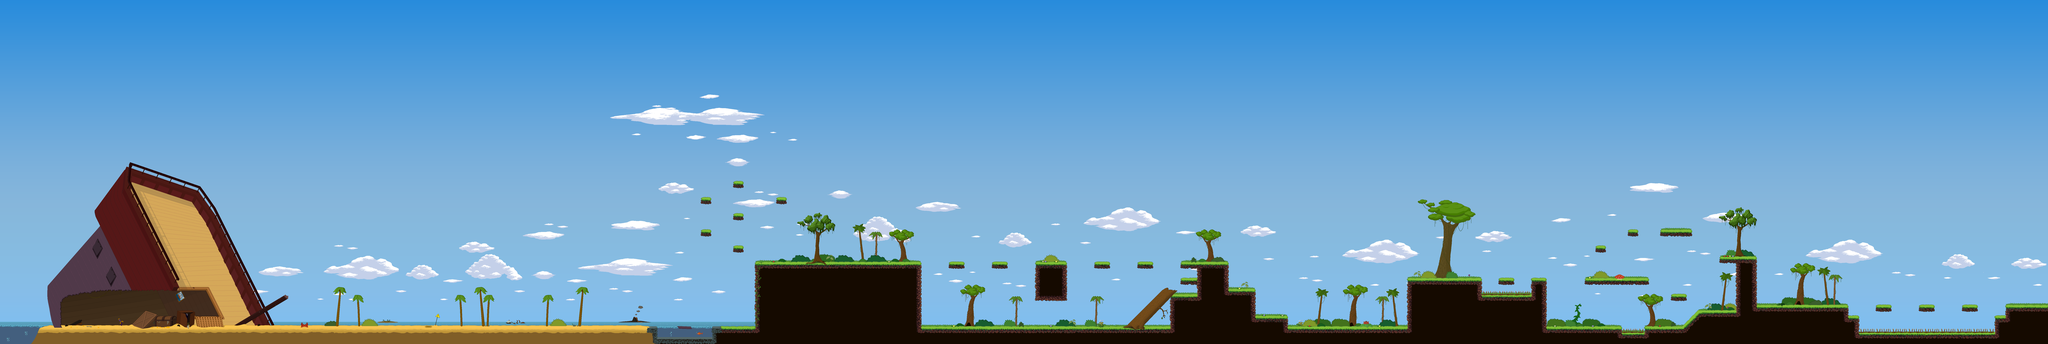

Tiled map render using the project's own tile images. Description and the map definition, with tile-layer contents summarised, below:
An orthogonal 380x64 tile map with 32x32 px tiles, 22 tile layers (NextLevel, sky, back, clouds2, ...), 3 hidden layers not drawn, 15 tilesets and 71 objects (26x stair, 19x trap, 12x rope, 10x zombie, 3x platform, ...).

<map version="1.0" orientation="orthogonal" renderorder="right-down" width="380" height="64" tilewidth="32" tileheight="32" nextobjectid="306">
 <tileset firstgid="1" name="test_tiles" tilewidth="32" tileheight="32" tilecount="3" columns="3">
  <image source="../../maps/test_tiles.png" width="126" height="32" />
  <tile id="0">
   <properties>
    <property name="Points" value="1" />
   </properties>
  </tile>
 </tileset>
 <tileset firstgid="4" name="enemies" tilewidth="32" tileheight="32" tilecount="2" columns="2">
  <image source="../../maps/enemies.png" width="64" height="32" />
 </tileset>
 <tileset firstgid="6" name="ground0" tilewidth="32" tileheight="32" tilecount="360" columns="30">
  <image source="tiles/ground/ground0.png" width="960" height="384" />
 </tileset>
 <tileset firstgid="366" name="ground1" tilewidth="32" tileheight="32" tilecount="600" columns="30">
  <image source="tiles/ground/ground1.png" width="960" height="640" />
 </tileset>
 <tileset firstgid="966" name="sky" tilewidth="32" tileheight="32" tilecount="576" columns="24">
  <image source="tiles/ground/sky.png" width="768" height="768" />
 </tileset>
 <tileset firstgid="1542" name="sand0" tilewidth="32" tileheight="32" tilecount="360" columns="30">
  <image source="tiles/ground/sand0.png" width="960" height="384" />
 </tileset>
 <tileset firstgid="1902" name="sand1" tilewidth="32" tileheight="32" tilecount="600" columns="30">
  <image source="tiles/ground/sand1.png" width="960" height="640" />
 </tileset>
 <tileset firstgid="2502" name="ship" tilewidth="32" tileheight="32" tilecount="4512" columns="94">
  <image source="tiles/ship/ship.png" width="3008" height="1536" />
 </tileset>
 <tileset firstgid="7014" name="Traps" tilewidth="32" tileheight="32" tilecount="4512" columns="94">
  <image source="tiles/traps/Traps.png" width="3008" height="1536" />
 </tileset>
 <tileset firstgid="11526" name="Things" tilewidth="32" tileheight="32" tilecount="4512" columns="94">
  <image source="tiles/things/Things.png" width="3008" height="1536" />
  <tile id="1943">
   <animation>
    <frame tileid="1944" duration="5000" />
    <frame tileid="1943" duration="400" />
   </animation>
  </tile>
  <tile id="3131">
   <properties>
    <property name="Points" type="int" value="1" />
   </properties>
   <animation>
    <frame tileid="3132" duration="150" />
    <frame tileid="3133" duration="150" />
    <frame tileid="3134" duration="150" />
    <frame tileid="3135" duration="150" />
    <frame tileid="3136" duration="150" />
    <frame tileid="3137" duration="150" />
    <frame tileid="3138" duration="150" />
    <frame tileid="3139" duration="150" />
    <frame tileid="3140" duration="150" />
    <frame tileid="3141" duration="150" />
    <frame tileid="3142" duration="150" />
    <frame tileid="3143" duration="150" />
    <frame tileid="3144" duration="150" />
    <frame tileid="3145" duration="150" />
    <frame tileid="3146" duration="150" />
    <frame tileid="3147" duration="150" />
   </animation>
  </tile>
 </tileset>
 <tileset firstgid="16038" name="Sky" tilewidth="32" tileheight="32" tilecount="4512" columns="94">
  <image source="tiles/sky/Sky.png" width="3008" height="1536" />
 </tileset>
 <tileset firstgid="20550" name="sand2" tilewidth="32" tileheight="32" tilecount="600" columns="30">
  <image source="tiles/ground/sand2.png" width="960" height="640" />
 </tileset>
 <tileset firstgid="21150" name="rock1" tilewidth="32" tileheight="32" tilecount="600" columns="30">
  <image source="tiles/ground/rock1.png" width="960" height="640" />
 </tileset>
 <tileset firstgid="21750" name="backpicture" tilewidth="32" tileheight="32" tilecount="24320" columns="380">
  <image source="tiles/back/backpicture.png" width="12160" height="2048" />
 </tileset>
 <tileset firstgid="46070" name="sky0" tilewidth="32" tileheight="32" tilecount="24320" columns="380">
  <image source="tiles/sky/sky0.png" width="12160" height="2048" />
 </tileset>
 <objectgroup name="Platforms" visible="0">
  <object id="116" name="platform" gid="2" x="7968" y="1888" width="32" height="32" />
  <object id="117" name="platform" gid="2" x="8096" y="1824" width="32" height="32" />
  <object id="118" name="platform" gid="2" x="8224" y="1760" width="32" height="32" />
 </objectgroup>
 <layer name="NextLevel" width="380" height="64">
  <data>[24320 cells, 0 non-empty, 0 distinct tile ids]</data>
 </layer>
 <objectgroup name="Ropes">
  <object id="77" name="rope" gid="2" x="4544" y="1824" width="32" height="32" />
  </objectgroup>
 <layer name="sky" width="380" height="64">
  <data>[24320 cells, 24320 non-empty, 24320 distinct tile ids]</data>
 </layer>
 <layer name="back" width="380" height="64">
  <data>[24320 cells, 24320 non-empty, 24320 distinct tile ids]</data>
 </layer>
 <layer name="clouds2" width="380" height="64">
  <data>[24320 cells, 120 non-empty, 120 distinct tile ids]</data>
 </layer>
 <layer name="Clouds" width="380" height="64">
  <data>[24320 cells, 1924 non-empty, 697 distinct tile ids]</data>
 </layer>
 <layer name="Hazards" width="380" height="64" visible="0">
  <data>[24320 cells, 0 non-empty, 0 distinct tile ids]</data>
 </layer>
 <layer name="Things grass" width="380" height="64">
  <data>[24320 cells, 264 non-empty, 30 distinct tile ids]</data>
 </layer>
 <layer name="Things 8" width="380" height="64">
  <data>[24320 cells, 67 non-empty, 39 distinct tile ids]</data>
 </layer>
 <layer name="Things4" width="380" height="64">
  <data>[24320 cells, 848 non-empty, 597 distinct tile ids]</data>
 </layer>
 <layer name="Things 5" width="380" height="64">
  <data>[24320 cells, 228 non-empty, 129 distinct tile ids]</data>
 </layer>
 <layer name="Things 7" width="380" height="64">
  <data>[24320 cells, 109 non-empty, 98 distinct tile ids]</data>
 </layer>
 <layer name="Background 1" width="380" height="64">
  <data>[24320 cells, 1778 non-empty, 208 distinct tile ids]</data>
 </layer>
 <layer name="background 3" width="380" height="64">
  <data>[24320 cells, 8 non-empty, 6 distinct tile ids]</data>
 </layer>
 <layer name="Background 4" width="380" height="64">
  <data>[24320 cells, 3 non-empty, 1 distinct tile ids]</data>
 </layer>
 <layer name="background 2" width="380" height="64">
  <data>[24320 cells, 69 non-empty, 39 distinct tile ids]</data>
 </layer>
 <layer name="Background 0" width="380" height="64">
  <data>[24320 cells, 1021 non-empty, 228 distinct tile ids]</data>
 </layer>
 <layer name="ship" width="380" height="64">
  <data>[24320 cells, 4512 non-empty, 4512 distinct tile ids]</data>
 </layer>
 <objectgroup name="Traps">
  <!-- 56 objects omitted --></objectgroup>
 <layer name="TrapsDraw" width="380" height="64">
  <data>[24320 cells, 78 non-empty, 21 distinct tile ids]</data>
 </layer>
 <layer name="Things3" width="380" height="64">
  <data>[24320 cells, 5 non-empty, 5 distinct tile ids]</data>
 </layer>
 <layer name="Things2" width="380" height="64">
  <data>[24320 cells, 124 non-empty, 109 distinct tile ids]</data>
 </layer>
 <layer name="Things" width="380" height="64">
  <data>[24320 cells, 141 non-empty, 123 distinct tile ids]</data>
 </layer>
 <layer name="Things6" width="380" height="64">
  <data>[24320 cells, 299 non-empty, 273 distinct tile ids]</data>
 </layer>
 <layer name="Stopwall" width="380" height="64" visible="0">
  <data>[24320 cells, 51 non-empty, 1 distinct tile ids]</data>
 </layer>
 <layer name="Coins" width="380" height="64">
  <data>[24320 cells, 128 non-empty, 1 distinct tile ids]</data>
 </layer>
 <objectgroup name="Enemies" visible="0">
  <!-- 37 objects omitted --></objectgroup>
 <layer name="Wall" width="380" height="64" visible="0">
  <data>[24320 cells, 3522 non-empty, 1 distinct tile ids]</data>
 </layer>
 <objectgroup name="Stairs">
  <!-- 27 objects omitted --></objectgroup>
 <objectgroup name="Trampoline">
  <!-- 1 objects omitted --></objectgroup>
</map>
<!-- 67 of 71 objects omitted -->